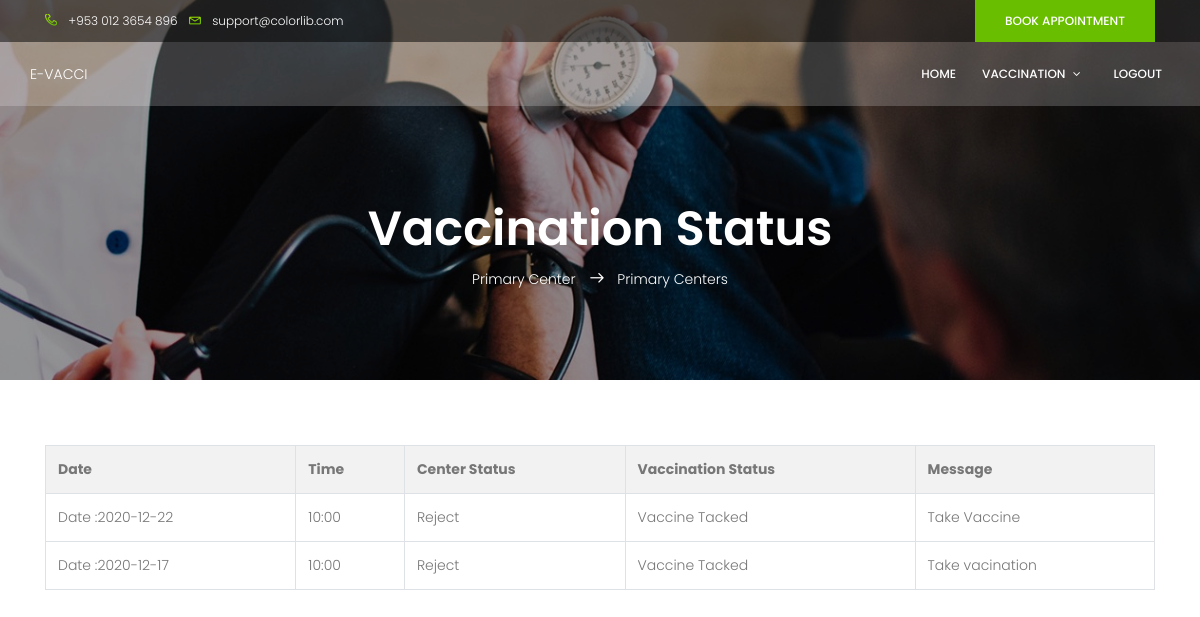
Screenshot of /user/Allocation (signed in) with the database file from the repository.
### vaccination/models.py (models this page shows)
class Allocate(models.Model):
    message = models.CharField(max_length=100,null=True)
    vaccine = models.ForeignKey(Vaccine,on_delete=models.CASCADE)
    center = models.ForeignKey(User_reg,on_delete=models.CASCADE)
    children = models.ForeignKey(Children,on_delete=models.CASCADE,null=True)
    alstatus = models.CharField(max_length=100)
    tstatus = models.CharField(max_length=100,null=True)
    aldate = models.CharField(max_length=100)
    altime = models.CharField(max_length=100)

### vaccination/user_views.py (the view)
# urls.py: path('Allocation', Allocation.as_view()),
class Allocation(TemplateView):
    template_name = 'user/view_allocation.html'
    def get_context_data(self, **kwargs):
        context = super(Allocation,self).get_context_data(**kwargs)
        chil = Allocate.objects.filter(children__user_id=self.request.user.id)
        context['chil'] = chil
        return context

### templates/user/view_allocation.html (shortened to what this page needs)
{% extends 'user/user_base.html' %}
{% block content %}
{% load static %}
    <section class="banner-area relative about-banner" id="home">
				<div class="overlay overlay-bg"></div>
				<div class="container">
					<div class="row d-flex align-items-center justify-content-center">
						<div class="about-content col-lg-12">
							<h1 class="text-white">
								 Vaccination Status
							</h1>
							<p class="text-white link-nav"><a href="index.html">Primary Center </a>  <span class="lnr lnr-arrow-right"></span>  <a href="about.html">Primary Centers</a></p>
						</div>
					</div>
				</div>
			</section>
    <section class="ftco-section">
      <div class="container">
        <div class="row justify-content-center mb-5 pb-3">
          <div class="col-md-7 heading-section text-center ftco-animate">
          </div>
        </div>
    <div id="page-inner">
<table class="table table-bordered table-striped table-hover">
<th class="info">Date</th>
<th class="info">Time</th>
<th class="info">Center Status</th>
<th class="info">Vaccination Status</th>
<th class="info">Message</th>
{% for dri in chil  %}
<tr  style="background-color: white">
    <td>Date :{{ dri.aldate}}</td>
    <td>{{ dri.altime}}</td>
    <td>{{ dri.alstatus}}</td>
    <td>{{ dri.tstatus}}</td>
    <td>{{ dri.message}}</td>
</tr>
    {% endfor %}
</table>
    </div>
      </div>
    </section>
{% endblock %}

### rows the page displays
Allocate: aldate "2020-12-22", altime "10:00", alstatus "Reject", tstatus "Vaccine Tacked", message "Take Vaccine"
Allocate: aldate "2020-12-17", altime "10:00", alstatus "Reject", tstatus "Vaccine Tacked", message "Take vacination"
